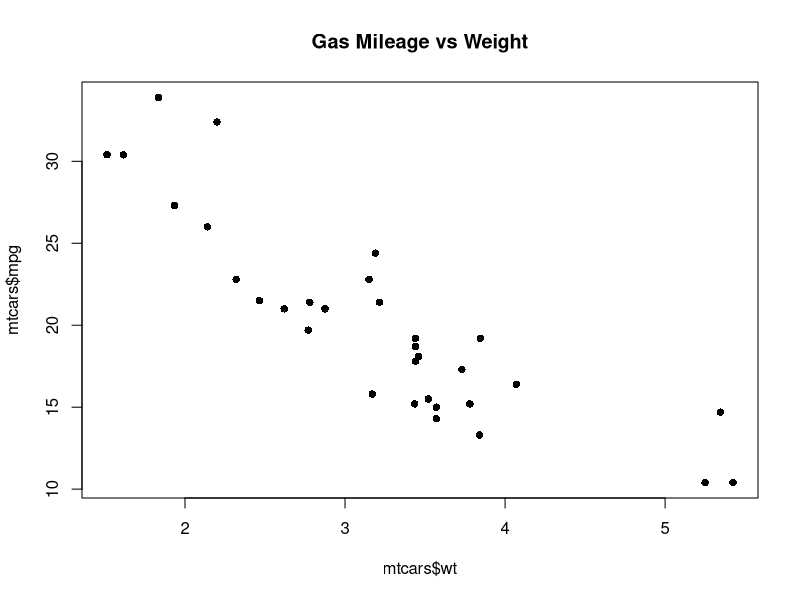
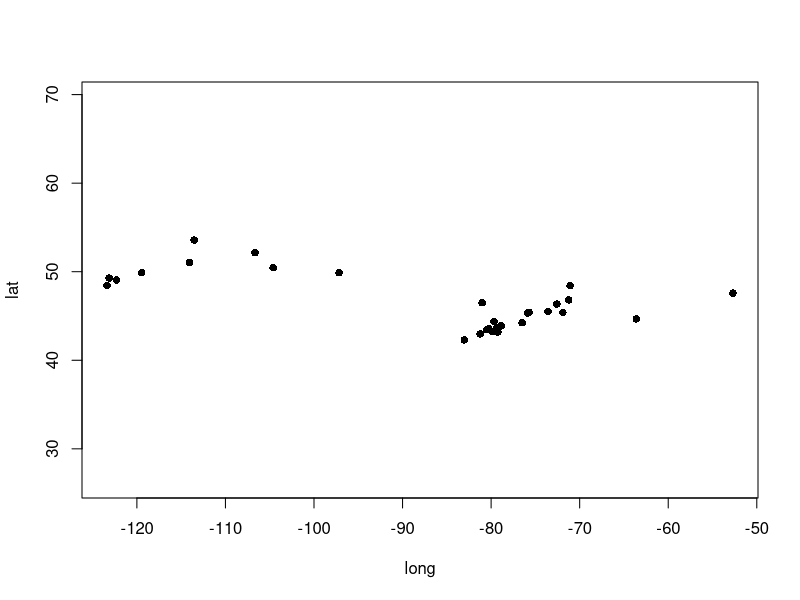
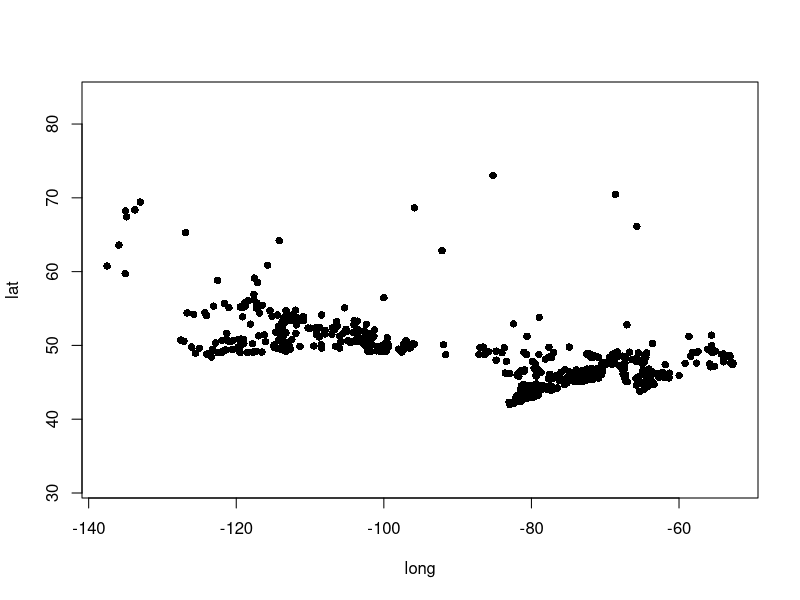

Write R code to recreate these figures, in order.
## ---- chunk 1
knitr::opts_chunk$set(echo = TRUE)
library(kableExtra)
library(maps)
## ---- chunk 2
library(kableExtra)
tbl_vec <- c("data type", "entire matrix must use the same data type", "each column can be a different data type", "column labels", "optional, can be defined as an attribute for display", "built-in, columns can referenced by name", "more than two dimensions", "allowed (called an array)", "not allowed", "can add rows and columns", "yes", "yes", "matrix algebra", "allowed", "not supported")
tbl_mat <- matrix(tbl_vec, byrow=TRUE, ncol=3, dimnames=list(1:(length(tbl_vec)/3), c("Property", "Matrix", "Data Frame")))
knitr::kable(tbl_mat, format = "html", table.attr='class="tbl_compact"') 
## ---- chunk 3
mat <- matrix(data=rnorm(9), nrow = 3, ncol=3)
mat 
## ---- chunk 4
names(mtcars)
head(mtcars)
nrow(mtcars)
ncol(mtcars)
## ---- chunk 5
class(mtcars$disp)
summary(mtcars$wt)
plot(x=mtcars$wt, y=mtcars$mpg, pch=16, main="Gas Mileage vs Weight")
## ---- chunk 6
library(maps)
data(canada.cities)
head(canada.cities)
## ---- chunk 7
head(canada.cities[,1])
head(canada.cities[,"name"])
## ---- chunk 8
idx <- (canada.cities$pop > 100000)
table(idx)
big_cities <- canada.cities[idx,   ]
plot(big_cities[ , c("long","lat")], asp=1, pch=16  )
## ---- chunk 9
small_cities <- canada.cities[canada.cities$pop < 5000,   ]
nrow(small_cities)
small_plus_big_cities <- rbind(small_cities, big_cities)
plot(small_plus_big_cities[ , c("long","lat")], asp=1, pch=16  )
## ---- chunk 10
big_cities$mynewcol <- 1:nrow(big_cities)
head(big_cities)
